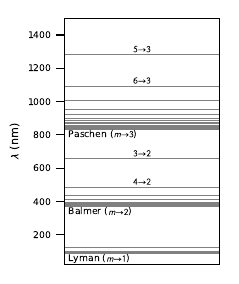

Write Python code to recreate this figure.
import numpy as np
import scipy.constants as sc
import matplotlib.pyplot as plt

def wavelength(n,m):
    lam0 = (1+sc.m_e/sc.m_p)/sc.Rydberg * 1.0e9 # nm
    if n > m: n,m = m,n
    return lam0/(1/n**2 - 1/m**2)

width = 2
height = 2*1.6

plt.style.use('text-sans')
plt.rc('xtick',**{'direction':'out'})
plt.rc('font',**{'size':8})

Nlines = 20
greek = [r'$\alpha$',r'$\beta$',r'$\gamma$',r'$\delta$',r'$\epsilon$']

Lyman = [ wavelength(1,m) for m in range(2,2+Nlines) ]
Balmer = [ wavelength(2,m) for m in range(3,3+Nlines) ]
Paschen = [ wavelength(3,m) for m in range(4,4+Nlines) ]

plt.figure(figsize=(width,height))
plt.gca().get_xaxis().set_visible(False)
xmin,xmax = plt.xlim(0,1)
plt.ylim(20,1500)

plt.hlines(Lyman,xmin,xmax,color='0.5',linestyle='-',linewidth=0.5)
plt.annotate(s=r'Lyman ($1\to n$)',fontsize='small',xytext=(3,-1),
    textcoords='offset points',xy=(0,Lyman[-1]),
    va='top',ha='left')

plt.hlines(Balmer,xmin,xmax,color='0.5',linestyle='-',linewidth=0.5)
plt.annotate(s=r'Balmer ($2\to n$)',fontsize='small',xytext=(3,-1),
    textcoords='offset points',xy=(0,Balmer[-1]),
    va='top',ha='left')
plt.annotate(s=r'$2\to3$',fontsize='small',xy=(0.5,Balmer[0]),
    va='bottom',ha='center')
plt.annotate(s=r'$2\to4$',fontsize='small',xy=(0.5,Balmer[1]),
    va='bottom',ha='center')

plt.hlines(Paschen,xmin,xmax,color='0.5',linestyle='-',linewidth=0.5)
plt.annotate(s=r'Paschen ($3\to n$)',fontsize='small',xytext=(3,-1),
    textcoords='offset points',xy=(0,Paschen[-1]),
    va='top',ha='left')
plt.annotate(s=r'$3\to5$',fontsize='small',xy=(0.5,Paschen[1]),
    va='bottom',ha='center')
plt.annotate(s=r'$3\to6$',fontsize='small',xy=(0.5,Paschen[2]),
    va='bottom',ha='center')

plt.ylabel(r'$\lambda$ (nm)')
plt.savefig('H-spectrum.pdf',format='pdf',bbox_inches='tight')
